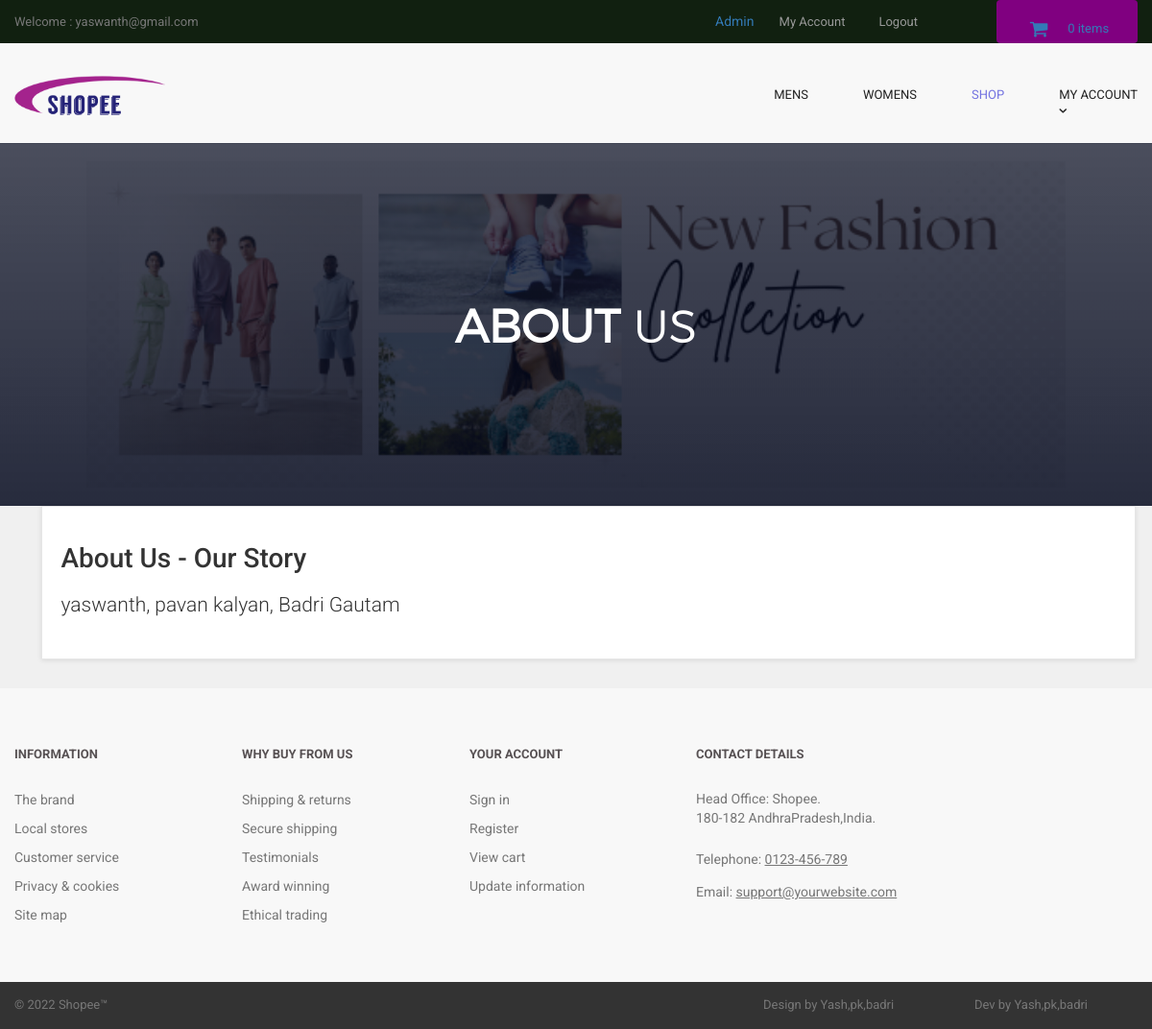
/about.php (signed in), run on the app's committed database.
### tables this page shows
CREATE TABLE `about_us` (
  `about_id` int(10) NOT NULL,
  `about_heading` text NOT NULL,
  `about_short_desc` text NOT NULL,
  `about_desc` text NOT NULL
);

### about.php (the view, shortened to what this page needs)
<?php
include("includes/db.php");
include("includes/header.php");
include("includes/main.php");
?>
  <main>
    <div class="nero">
      <div class="nero__heading">
        <span class="nero__bold">About</span> us
      </div>
    </div>
  </main>
<div id="content" >
<div class="container" >
<div class="col-md-12" >
<div class="box" >
<?php
$get_about_us = "select * from about_us";
$run_about_us = mysqli_query($con,$get_about_us);
$row_about_us = mysqli_fetch_array($run_about_us);
$about_heading = $row_about_us['about_heading'];
$about_short_desc = $row_about_us['about_short_desc'];
?>
<h1> <?php echo $about_heading; ?> </h1>
<p class="lead"> <?php echo $about_short_desc; ?> </p>
</div>
</div>
</div>
</div>
<?php
include("includes/footer.php");
?>
</body>
</html>

### styles/backend.css (style rules this page uses)
html { font-family: "Roboto", Helvetica, Arial, sans-serif; line-height: 1.15; -ms-text-size-adjust: 100%; -webkit-text-size-adjust: 100% }
body { margin: 0 }
h1 { font-size: 2em; margin: .67em 0 }
figcaption, figure, main { display: block }
html { box-sizing: border-box }
body { min-width: 1190px; font-family: Montserrat, sans-serif; font-weight: 400; background-color: white; }
.container { width: 1170px; margin: 0 auto }
.nero { padding-top: 160px; padding-bottom: 140px; font-family: 'montserratlight', sans-serif; text-align: center; text-transform: uppercase; color: #fff; background: linear-gradient(rgba(4,9,30,0.7),rgba(4,9,30,0.85)), url("../images/banner-ave.png") no-repeat; background-size: 85%; background-position: center; }
.nero__heading { font-size: 48px; }
.nero__bold { font-weight: 700; }

### styles/style.css (style rules this page uses)
body { font-family: "Roboto", Helvetica, Arial, sans-serif; font-size: 14px; line-height: 1.42857143; color: #333333; background-color: #f0f0f0; overflow-x: hidden; }
.box { background: #fff; margin: 0 0 30px; border: solid 1px #e6e6e6; box-sizing: border-box; padding:20px; box-shadow: 0 1px 5px rgba(0, 0, 0, 0.1); }
#content { padding-left:25px; }

### data on the page
about_us: about_heading "About Us - Our Story", about_short_desc "yaswanth, pavan kalyan, Badri Gautam"

### other printed values
$_SESSION['customer_email'] "yaswanth@gmail.com"
$count_items "0"
